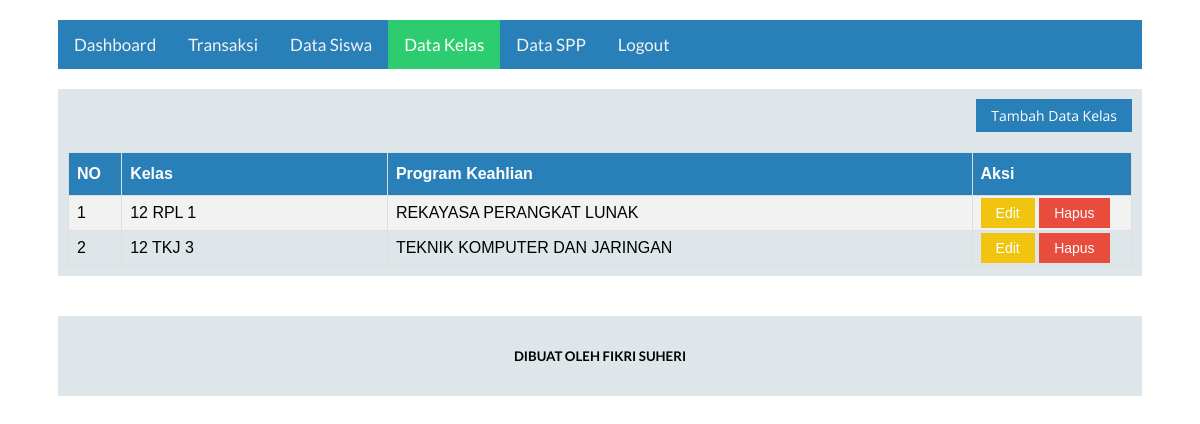
The page /admin/datakelas.php (signed in) on the database its author committed.
### tables this page shows
CREATE TABLE `kelas` (
  `id_kelas` int(11) NOT NULL,
  `nama_kelas` varchar(10) NOT NULL,
  `kompetensi_keahlian` varchar(100) NOT NULL
);

### admin/functions.php (called while the page is built, shortened)
<?php
function ambildata($conn,$query){
    $data = mysqli_query($conn,$query);
    while($row = mysqli_fetch_assoc($data)){
        $hasil[] = $row;
    }
    return $hasil;
}
?>

### admin/datakelas.php (the view, shortened to what this page needs)
<?php
require 'functions.php';
$query = 'SELECT * FROM kelas';
$dataspp = ambildata($conn, $query);
?>
<!DOCTYPE html>
<html lang="en">
<head>
    <link rel="stylesheet" href="../assets/admin/style.css">
    <link rel="stylesheet" href="../assets/fikcss/fikcss.css">
</head>
<body>
    <?php require 'header.php' ?>
    <div class="container mt-1">
        <div class="bg-grey p-1">
            <div style="overflow: hidden">
                <a href="datakelastambah.php" class="button open-sans bg-blue" style="float:right">Tambah Data Kelas</a>
            </div>
            <div style="overflow: hidden" class="mt-1">
                <table class="table">
                    <tr>
                        <th width="5%">NO</th>
                        <th width="25%">Kelas</th>
                        <th>Program Keahlian</th>
                        <th width="15%">Aksi</th>
                    </tr>
                    <?php $no = 1;
                    foreach ($dataspp as $data) : ?>
                        <tr class="">
                            <td><?= $no++ ?></td>
                            <td><?= $data['nama_kelas'] ?></td>
                            <td><?= $data['kompetensi_keahlian'] ?></td>
                            <td>
                                <a href="datakelasedit.php?id=<?= $data['id_kelas'] ?>" class="button bg-yellow">Edit</a>
                                <a href="datakelashapus.php?id=<?= $data['id_kelas'] ?>" onclick=" return confirm('Yakin Menghapus Data ?')" class="button bg-red">Hapus</a>
                            </td>
                        </tr>
                    <?php endforeach; ?>
                </table>
            </div>
        </div>
    </div>
    <?php require 'footer.php' ?>
</body>
</html>

### assets/fikcss/fikcss.css (style rules this page uses)
.container { padding-left: 50px; padding-right: 50px; overflow: hidden; }
.mt-1 { margin-top: 20px; }
.p-1 { padding: 10px; }
.bg-blue { background-color: #2980b9; }
.bg-grey { background-color: #dfe6e9; }
.bg-yellow { background-color: #f1c40f; }
.bg-red { background-color: #e74c3c; }
.open-sans { font-family: "Open Sans", sans-serif; }
.button { border: none; color: white; padding: 7px 15px; text-align: center; text-decoration: none; font-size: 14px; }
.table { font-family: "Trebuchet MS", Arial, Helvetica, sans-serif; border-collapse: collapse; width: 100%; }
.table td, .table th { border: 1px solid #ddd; padding: 8px; }
.table tr:nth-child(even) { background-color: #f2f2f2; }
.table th { padding-top: 12px; padding-bottom: 12px; text-align: left; background-color: #2980b9; color: white; }

### rows shown on the page
kelas: nama_kelas "12 RPL 1", kompetensi_keahlian "REKAYASA PERANGKAT LUNAK"
kelas: nama_kelas "12 TKJ 3", kompetensi_keahlian "TEKNIK KOMPUTER DAN JARINGAN"
